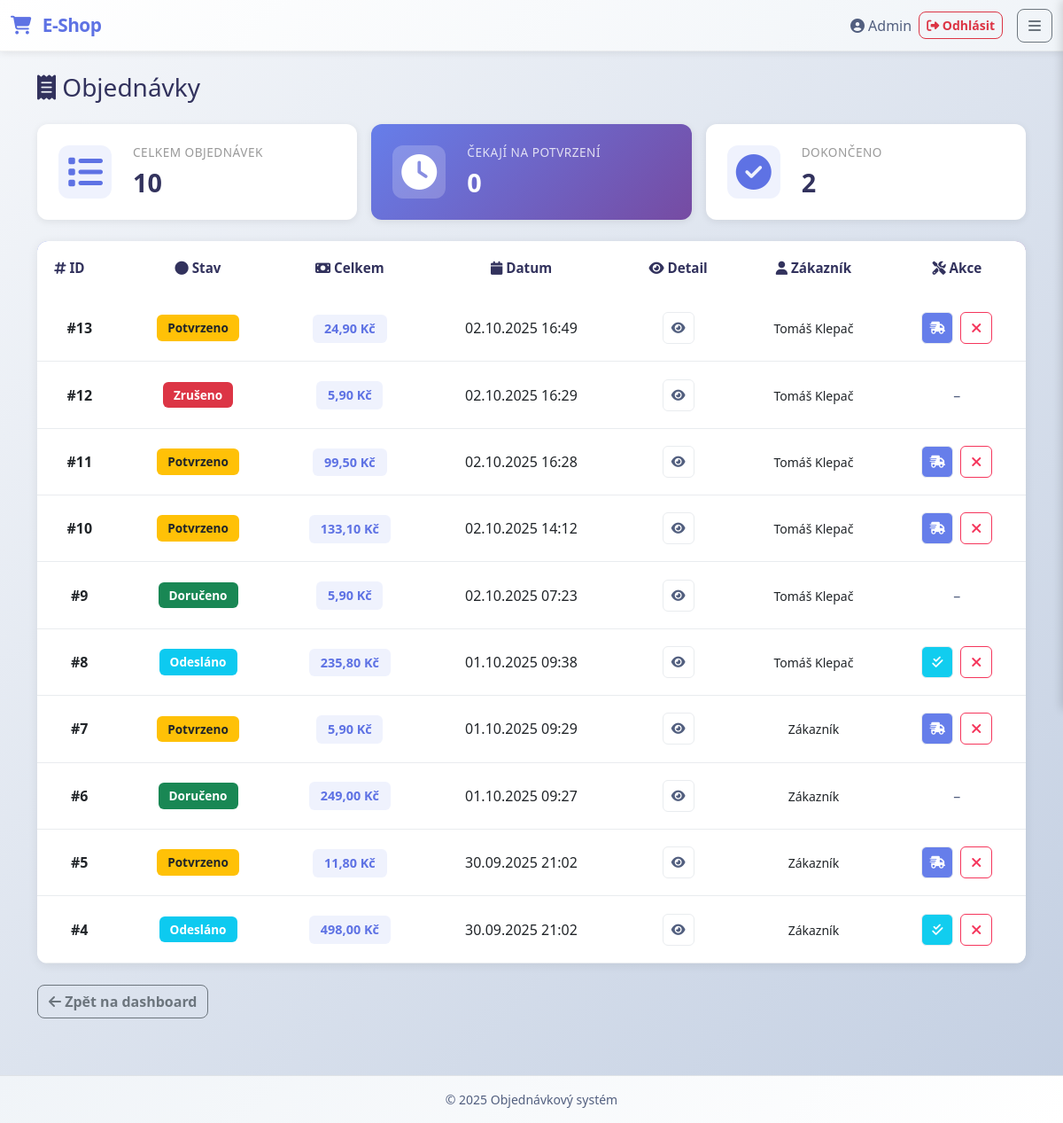
Page /index.php?action=orders (signed in) on the committed database.
### tables this page shows
CREATE TABLE `orders` (
  `id` int(11) NOT NULL,
  `customer_id` int(11) NOT NULL,
  `status` varchar(50) NOT NULL DEFAULT 'pending',
  `note` text DEFAULT NULL,
  `total_cents` int(11) NOT NULL,
  `created_at` timestamp NOT NULL DEFAULT current_timestamp(),
  `street` varchar(255) NOT NULL,
  `city` varchar(100) NOT NULL,
  `zip` varchar(10) NOT NULL
);

CREATE TABLE `users` (
  `id` int(11) NOT NULL,
  `email` varchar(255) NOT NULL,
  `password_hash` varchar(255) NOT NULL,
  `name` varchar(120) NOT NULL,
  `is_active` tinyint(1) NOT NULL DEFAULT 1,
  `is_approved` tinyint(1) NOT NULL DEFAULT 1,
  `created_at` timestamp NOT NULL DEFAULT current_timestamp()
);

### app/Models/order_model.php (called while the page is built, shortened)
<?php
class OrderModel {
    public static function getAllOrders(): array {
        $db = Database::getInstance();
        $stmt = $db->query("
            SELECT o.id, o.customer_id, u.name AS customer_name,
                   o.status, o.total_cents, o.created_at
            FROM orders o
            JOIN users u ON o.customer_id = u.id
            ORDER BY o.created_at DESC
        ");
        return $stmt->fetchAll(PDO::FETCH_ASSOC);
    }
}

### app/Controllers/order_controller.php (called while the page is built, shortened)
<?php
require_once __DIR__ . '/../Models/order_model.php';
class order_controller {
    public function getAllOrders(): array {
        return OrderModel::getAllOrders();
    }
}

### app/Views/orders_view.php (the view, shortened to what this page needs)
<?php require __DIR__ . '/partials/header.php'; ?>
<h1 class="h3 mb-4"><i class="fas fa-receipt"></i> Objednávky</h1>
<?php
$roles = array_map('strtolower', $_SESSION['roles'] ?? []);
$isCustomer = in_array('customer', $roles);
?>
<?php if (!empty($orders)): ?>
    <div class="row mb-4 g-3">
        <div class="col-md-4">
            <div class="summary-card">
                <div class="summary-icon"><i class="fas fa-list"></i></div>
                <div class="summary-content">
                    <h6>Celkem objednávek</h6>
                    <h3><?= count($orders) ?></h3>
                </div>
            </div>
        </div>
        <div class="col-md-4">
            <div class="summary-card highlight">
                <div class="summary-icon"><i class="fas fa-clock"></i></div>
                <div class="summary-content">
                    <h6>Čekají na potvrzení</h6>
                    <h3><?= count(array_filter($orders, fn($o) => $o['status'] === 'pending')) ?></h3>
                </div>
            </div>
        </div>
        <div class="col-md-4">
            <div class="summary-card">
                <div class="summary-icon"><i class="fas fa-check-circle"></i></div>
                <div class="summary-content">
                    <h6>Dokončeno</h6>
                    <h3><?= count(array_filter($orders, fn($o) => in_array($o['status'], ['delivered', 'completed', 'finished']))) ?></h3>
                </div>
            </div>
        </div>
    </div>
    <div class="table-responsive cart-table-wrapper mb-4">
        <table class="table cart-table align-middle">
            <thead>
            <tr>
                <th><i class="fas fa-hashtag"></i> ID</th>
                <th class="text-center"><i class="fas fa-circle"></i> Stav</th>
                <th class="text-center"><i class="fas fa-money-bill"></i> Celkem</th>
                <th class="text-center"><i class="fas fa-calendar"></i> Datum</th>
                <th class="text-center"><i class="fas fa-eye"></i> Detail</th>
                <?php if (!$isCustomer): ?>
                    <th class="text-center"><i class="fas fa-user"></i> Zákazník</th>
                    <th class="text-center"><i class="fas fa-tools"></i> Akce</th>
                <?php endif; ?>
            </tr>
            </thead>
            <tbody>
            <?php foreach ($orders as $order): ?>
                <tr class="cart-item-row">
                    <td class="text-center fw-600">#<?= htmlspecialchars($order['id']) ?></td>
                    <td class="text-center">
                        <?php
                        $statusConfig = [
                            'pending' => ['badge bg-secondary', 'Čeká na potvrzení'],
                            'confirmed' => ['badge bg-warning text-dark', 'Potvrzeno'],
                            'shipped' => ['badge bg-info text-white', 'Odesláno'],
                            'canceled' => ['badge bg-danger', 'Zrušeno'],
                            'cancelled' => ['badge bg-danger', 'Zrušeno'],
                            'delivered' => ['badge bg-success', 'Doručeno'],
                            'completed' => ['badge bg-success', 'Dokončeno'],
                            'finished' => ['badge bg-success', 'Hotovo'],
                        ];
                        $status = $order['status'];
                        $config = $statusConfig[$status] ?? ['badge bg-secondary', $status];
                        echo '<span class="' . $config[0] . '">' . $config[1] . '</span>';
                        ?>
                    </td>
                    <td class="text-center">
                        <span class="price-badge-small">
                            <?= number_format((int)($order['total_cents'] ?? 0) / 100, 2, ',', ' ') ?> Kč
                        </span>
                    </td>
                    <td class="text-center"><?= date('d.m.Y H:i', strtotime($order['created_at'])) ?></td>
                    <td class="text-center">
                        <div style="display: flex; justify-content: center; align-items: center;">
                            <a href="index.php?action=order_detail&id=<?= urlencode($order['id']) ?>"
                               class="btn btn-sm btn-quantity" title="Zobrazit detail">
                                <i class="fas fa-eye"></i>
                            </a>
                        </div>
                    </td>
                    <?php if (!$isCustomer): ?>
                        <td class="text-center">
                            <?php
                            if (!empty($order['customer_name'])) {
                                echo '<small>' . htmlspecialchars($order['customer_name']) . '</small>';
                            } else {
                                echo '<span class="text-muted">–</span>';
                            }
                            ?>
                        </td>
                        <td class="text-center">
                            <div class="d-flex gap-1 justify-content-center">
                            <?php
                            if (in_array('admin', $roles) || in_array('supplier', $roles)) {
                                if ($order['status'] === 'pending') {
                                    echo '<a href="index.php?action=confirm_admin_order&id=' . urlencode($order['id']) . '"
                                           class="btn btn-sm btn-quantity" title="Potvrdit objednávku" style="background:#2dce89; color:white;">
                                           <i class="fas fa-check"></i>
                                           </a>';
                                    echo '<a href="index.php?action=cancel_order&id=' . urlencode($order['id']) . '"
                                           class="btn btn-remove"
                                           onclick="return confirm(\'Opravdu zrušit tuto objednávku?\');" title="Zrušit objednávku">
                                           <i class="fas fa-times"></i>
                                           </a>';
                                } elseif ($order['status'] === 'confirmed') {
                                    echo '<a href="index.php?action=mark_shipped&id=' . urlencode($order['id']) . '"
                                           class="btn btn-sm btn-quantity" title="Označit jako odesláno" style="background:#667eea; color:white;">
                                           <i class="fas fa-shipping-fast"></i>
                                           </a>';
                                    echo '<a href="index.php?action=cancel_order&id=' . urlencode($order['id']) . '"
                                           class="btn btn-remove"
                                           onclick="return confirm(\'Opravdu zrušit tuto objednávku?\');" title="Zrušit objednávku">
                                           <i class="fas fa-times"></i>
                                           </a>';
                                } elseif ($order['status'] === 'shipped') {
                                    echo '<a href="index.php?action=mark_completed&id=' . urlencode($order['id']) . '"
                                           class="btn btn-sm btn-quantity" title="Označit jako doručeno" style="background:#11cdef; color:white;">
                                           <i class="fas fa-check-double"></i>
                                           </a>';
                                    echo '<a href="index.php?action=cancel_order&id=' . urlencode($order['id']) . '"
                                           class="btn btn-remove"
                                           onclick="return confirm(\'Opravdu zrušit tuto objednávku?\');" title="Zrušit objednávku">
                                           <i class="fas fa-times"></i>
                                           </a>';
                                } else {
                                    echo '<span class="text-muted">–</span>';
                                }
                            } else {
                                echo '<span class="text-muted">–</span>';
                            }
                            ?>
                            </div>
                        </td>
                    <?php endif; ?>
                </tr>
            <?php endforeach; ?>
            </tbody>
        </table>
    </div>
    <div class="mb-3">
        <a href="index.php" class="btn btn-outline-secondary">
            <i class="fas fa-arrow-left"></i> Zpět na dashboard
        </a>
    </div>
<?php endif; ?>
<?php require __DIR__ . '/partials/footer.php'; ?>

### public/css/app.css (style rules this page uses)
body { font-family: 'Segoe UI', -apple-system, BlinkMacSystemFont, 'Roboto', 'Oxygen', sans-serif; background: linear-gradient(135deg, #f5f7fa 0%, #c3cfe2 100%); color: var(--dark-gray); display: flex; flex-direction: column; min-height: 100vh; }
.btn { font-weight: 600; border-radius: 0.5rem; transition: all 0.3s ease; }
.table-responsive { overflow-x: auto; -webkit-overflow-scrolling: touch; border-radius: 0.5rem; }
.table { margin-bottom: 0; }
.table thead { background-color: var(--light-gray); }
.table th { font-weight: 600; color: var(--dark-gray); border-color: var(--border-gray); }
.badge { padding: 0.5rem 0.75rem; font-weight: 600; font-size: 0.85rem; }
.text-muted { color: var(--text-gray) !important; }
.table { background: #ffffff; border-radius: 10px; overflow: hidden; box-shadow: 0 2px 10px rgba(0, 0, 0, 0.08); min-width: 1100px; width: 100%; }
.table thead { background: linear-gradient(135deg, #667eea 0%, #764ba2 100%); color: white; font-weight: 600; }
.table tbody tr { border-bottom: 1px solid var(--border-gray); transition: background 0.2s ease; }
.table-responsive { border-radius: 10px; overflow: hidden; }
.summary-card { background: white; border-radius: 12px; padding: 1.5rem; box-shadow: 0 2px 8px rgba(0, 0, 0, 0.08); display: flex; align-items: center; gap: 1.5rem; transition: all 0.3s ease; }
.summary-card.highlight { background: linear-gradient(135deg, #667eea 0%, #764ba2 100%); color: white; }
.summary-icon { font-size: 2.5rem; color: var(--primary-color); width: 60px; height: 60px; display: flex; align-items: center; justify-content: center; background: rgba(102, 126, 234, 0.1); border-radius: 12px; }
.summary-card.highlight .summary-icon { background: rgba(255, 255, 255, 0.2); color: white; }
.summary-content h6 { color: #999; font-size: 0.85rem; text-transform: uppercase; letter-spacing: 0.5px; margin-bottom: 0.5rem; }
.summary-card.highlight .summary-content h6 { color: rgba(255, 255, 255, 0.8); }
.summary-content h3 { margin: 0; font-weight: 700; color: var(--dark-gray); font-size: 1.8rem; }
.summary-card.highlight .summary-content h3 { color: white; }
.cart-table-wrapper { border-radius: 12px; overflow: hidden; box-shadow: 0 2px 12px rgba(0, 0, 0, 0.08); overflow-x: auto; -webkit-overflow-scrolling: touch; }
.cart-table { background: white; margin-bottom: 0; min-width: 1100px; width: 100%; }
.cart-table thead { background: linear-gradient(135deg, #667eea 0%, #764ba2 100%); color: white; font-weight: 600; }
.cart-table thead th { border: none; padding: 1.2rem; font-size: 0.95rem; }
.cart-table tbody tr { border-bottom: 1px solid #e9ecef; transition: background 0.2s ease; }
.cart-item-row td { padding: 1.2rem; vertical-align: middle; }
.cart-item-row .d-flex { flex-wrap: wrap; gap: 0.5rem !important; }
.fw-600 { font-weight: 600; }
.price-badge-small { background: rgba(102, 126, 234, 0.1); color: var(--primary-color); padding: 0.4rem 0.8rem; border-radius: 6px; font-weight: 600; font-size: 0.9rem; }
.btn-quantity { width: 36px; height: 36px; padding: 0; display: flex; align-items: center; justify-content: center; border-radius: 6px; border: 1px solid #e9ecef; background: white; color: var(--text-gray); transition: all 0.2s ease; }
.btn-remove { width: 36px; height: 36px; padding: 0; display: flex; align-items: center; justify-content: center; border-radius: 6px; border: 1px solid #f5365c; background: white; color: #f5365c; transition: all 0.2s ease; }

### rows in the picture
orders: id "13", status "Potvrzeno", (int)($order['total_cents']??0)/100 "24,90", created_at "02.10.2025 16:49", customer.name "Tomáš Klepač"
orders: id "12", status "Zrušeno", (int)($order['total_cents']??0)/100 "5,90", created_at "02.10.2025 16:29", customer.name "Tomáš Klepač"
orders: id "11", status "Potvrzeno", (int)($order['total_cents']??0)/100 "99,50", created_at "02.10.2025 16:28", customer.name "Tomáš Klepač"
orders: id "10", status "Potvrzeno", (int)($order['total_cents']??0)/100 "133,10", created_at "02.10.2025 14:12", customer.name "Tomáš Klepač"
orders: id "9", status "Doručeno", (int)($order['total_cents']??0)/100 "5,90", created_at "02.10.2025 07:23", customer.name "Tomáš Klepač"
orders: id "8", status "Odesláno", (int)($order['total_cents']??0)/100 "235,80", created_at "01.10.2025 09:38", customer.name "Tomáš Klepač"
orders: id "7", status "Potvrzeno", (int)($order['total_cents']??0)/100 "5,90", created_at "01.10.2025 09:29", customer.name "Zákazník"
orders: id "6", status "Doručeno", (int)($order['total_cents']??0)/100 "249,00", created_at "01.10.2025 09:27", customer.name "Zákazník"
orders: id "5", status "Potvrzeno", (int)($order['total_cents']??0)/100 "11,80", created_at "30.09.2025 21:02", customer.name "Zákazník"
orders: id "4", status "Odesláno", (int)($order['total_cents']??0)/100 "498,00", created_at "30.09.2025 21:02", customer.name "Zákazník"

### other values in the picture
$_SESSION['user_name'] "Admin"
count($orders) "10"
count(array_filter($orders, fn($o) => $o['status'] === 'pending')) "0"
